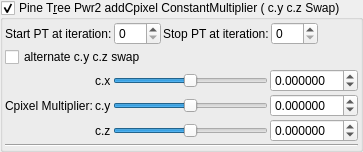
    <widget class="MyGroupBox" name="groupCheck_transf_addCpixel_enabled_false">
     <property name="toolTip">
      <string>&lt;html&gt;&lt;head/&gt;&lt;body&gt;&lt;p&gt;Cpixel is CVector3 c = ( c.x, c.y, c.z). It is each original point (pixel) in 3D space where the iteration starts from, ( c = original z for each point .) It is commonly found in formula structures z = f(z) + c.&lt;/p&gt;&lt;p&gt;The Cpixel multiplier effectively scales this point &amp;quot;c&amp;quot;.&lt;/p&gt;&lt;p&gt;In this formula the c.y and c.z components of &amp;quot;CVector3 c&amp;quot; are swapped before being multiplied by &amp;quot;CVector3 z&amp;quot; components.&lt;br/&gt;&lt;/p&gt;&lt;/body&gt;&lt;/html&gt;</string>
     </property>
     <property name="title">
      <string>Pine T&amp;ree Pwr2 addCpixel ConstantMultiplier ( c.y c.z Swap)</string>
     </property>
     <property name="checkable">
      <bool>true</bool>
     </property>
     <layout class="QVBoxLayout" name="verticalLayout_49">
      <property name="spacing">
       <number>2</number>
      </property>
      <property name="leftMargin">
       <number>2</number>
      </property>
      <property name="topMargin">
       <number>2</number>
      </property>
      <property name="rightMargin">
       <number>2</number>
      </property>
      <property name="bottomMargin">
       <number>2</number>
      </property>
      <item>
       <layout class="QGridLayout" name="gridLayout_64">
        <property name="spacing">
         <number>2</number>
        </property>
        <item row="1" column="5">
         <spacer name="horizontalSpacer_36">
          <property name="orientation">
           <enum>Qt::Horizontal</enum>
          </property>
          <property name="sizeHint" stdset="0">
           <size>
            <width>40</width>
            <height>20</height>
           </size>
          </property>
         </spacer>
        </item>
        <item row="1" column="2">
         <widget class="QLabel" name="label_248">
          <property name="text">
           <string>Stop PT at iteration:</string>
          </property>
         </widget>
        </item>
        <item row="1" column="3">
         <widget class="MySpinBox" name="spinboxInt_transf_stop_iterations_C">
          <property name="sizePolicy">
           <sizepolicy hsizetype="Minimum" vsizetype="Maximum">
            <horstretch>0</horstretch>
            <verstretch>0</verstretch>
           </sizepolicy>
          </property>
          <property name="maximum">
           <number>250</number>
          </property>
         </widget>
        </item>
        <item row="1" column="1">
         <widget class="MySpinBox" name="spinboxInt_transf_start_iterations_C">
          <property name="sizePolicy">
           <sizepolicy hsizetype="Minimum" vsizetype="Maximum">
            <horstretch>0</horstretch>
            <verstretch>0</verstretch>
           </sizepolicy>
          </property>
          <property name="maximum">
           <number>250</number>
          </property>
         </widget>
        </item>
        <item row="1" column="0">
         <widget class="QLabel" name="label_249">
          <property name="text">
           <string>Start PT at iteration:</string>
          </property>
         </widget>
        </item>
       </layout>
      </item>
      <item>
       <widget class="QCheckBox" name="checkBox_transf_alternate_enabled_false">
        <property name="text">
         <string>alternate c.y c.z swap</string>
        </property>
       </widget>
      </item>
      <item>
       <layout class="QGridLayout" name="gridLayout_23">
        <property name="spacing">
         <number>2</number>
        </property>
        <item row="1" column="0">
         <widget class="QLabel" name="label_124">
          <property name="text">
           <string>Cpixel Multiplier:</string>
          </property>
         </widget>
        </item>
        <item row="1" column="3">
         <widget class="MyDoubleSpinBox" name="spinbox3_transf_constant_multiplier_100_y">
          <property name="sizePolicy">
           <sizepolicy hsizetype="Minimum" vsizetype="Maximum">
            <horstretch>0</horstretch>
            <verstretch>0</verstretch>
           </sizepolicy>
          </property>
          <property name="decimals">
           <number>6</number>
          </property>
          <property name="minimum">
           <double>-99.989999999999995</double>
          </property>
          <property name="maximum">
           <double>99.989999999999995</double>
          </property>
          <property name="singleStep">
           <double>0.100000000000000</double>
          </property>
         </widget>
        </item>
        <item row="1" column="1">
         <widget class="QLabel" name="label_121">
          <property name="text">
           <string notr="true">c.y</string>
          </property>
         </widget>
        </item>
        <item row="0" column="1">
         <widget class="QLabel" name="label_120">
          <property name="text">
           <string notr="true">c.x</string>
          </property>
         </widget>
        </item>
        <item row="2" column="2">
         <widget class="QSlider" name="slider3_transf_constant_multiplier_100_z">
          <property name="sizePolicy">
           <sizepolicy hsizetype="Expanding" vsizetype="Maximum">
            <horstretch>0</horstretch>
            <verstretch>0</verstretch>
           </sizepolicy>
          </property>
          <property name="minimum">
           <number>-5000000</number>
          </property>
          <property name="maximum">
           <number>5000000</number>
          </property>
          <property name="orientation">
           <enum>Qt::Horizontal</enum>
          </property>
         </widget>
        </item>
        <item row="2" column="1">
         <widget class="QLabel" name="label_123">
          <property name="text">
           <string notr="true">c.z</string>
          </property>
         </widget>
        </item>
        <item row="0" column="3">
         <widget class="MyDoubleSpinBox" name="spinbox3_transf_constant_multiplier_100_x">
          <property name="sizePolicy">
           <sizepolicy hsizetype="Minimum" vsizetype="Maximum">
            <horstretch>0</horstretch>
            <verstretch>0</verstretch>
           </sizepolicy>
          </property>
          <property name="prefix">
           <string/>
          </property>
          <property name="decimals">
           <number>6</number>
          </property>
          <property name="minimum">
           <double>-99.989999999999995</double>
          </property>
          <property name="singleStep">
           <double>0.100000000000000</double>
          </property>
         </widget>
        </item>
        <item row="0" column="2">
         <widget class="QSlider" name="slider3_transf_constant_multiplier_100_x">
          <property name="sizePolicy">
           <sizepolicy hsizetype="Expanding" vsizetype="Maximum">
            <horstretch>0</horstretch>
            <verstretch>0</verstretch>
           </sizepolicy>
          </property>
          <property name="minimum">
           <number>-5000000</number>
          </property>
          <property name="maximum">
           <number>5000000</number>
          </property>
          <property name="orientation">
           <enum>Qt::Horizontal</enum>
          </property>
         </widget>
        </item>
        <item row="1" column="2">
         <widget class="QSlider" name="slider3_transf_constant_multiplier_100_y">
          <property name="sizePolicy">
           <sizepolicy hsizetype="Expanding" vsizetype="Maximum">
            <horstretch>0</horstretch>
            <verstretch>0</verstretch>
           </sizepolicy>
          </property>
          <property name="minimum">
           <number>-5000000</number>
          </property>
          <property name="maximum">
           <number>5000000</number>
          </property>
          <property name="orientation">
           <enum>Qt::Horizontal</enum>
          </property>
         </widget>
        </item>
        <item row="2" column="3">
         <widget class="MyDoubleSpinBox" name="spinbox3_transf_constant_multiplier_100_z">
          <property name="sizePolicy">
           <sizepolicy hsizetype="Minimum" vsizetype="Maximum">
            <horstretch>0</horstretch>
            <verstretch>0</verstretch>
           </sizepolicy>
          </property>
          <property name="decimals">
           <number>6</number>
          </property>
          <property name="minimum">
           <double>-99.989999999999995</double>
          </property>
          <property name="maximum">
           <double>99.989999999999995</double>
          </property>
          <property name="singleStep">
           <double>0.100000000000000</double>
          </property>
         </widget>
        </item>
        <item row="3" column="0" colspan="4">
         <widget class="Line" name="line_30">
          <property name="orientation">
           <enum>Qt::Horizontal</enum>
          </property>
         </widget>
        </item>
       </layout>
      </item>
     </layout>
    </widget>
